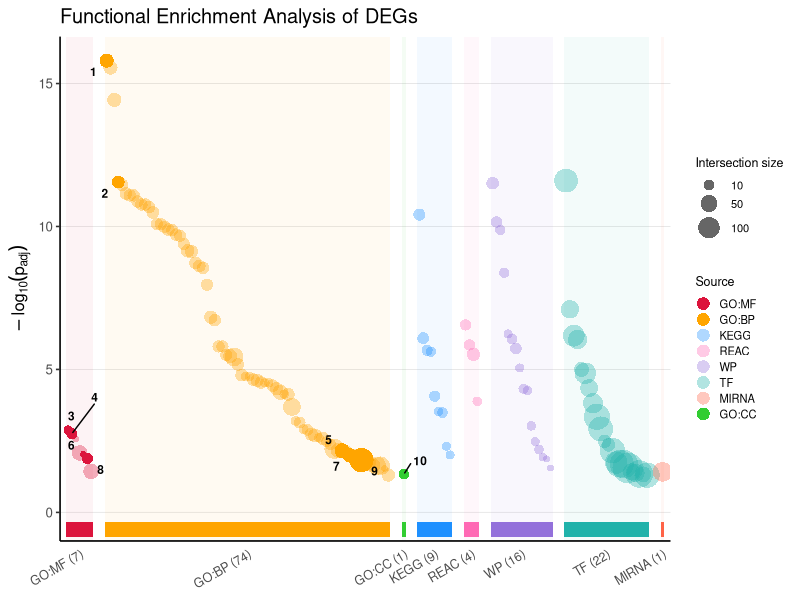
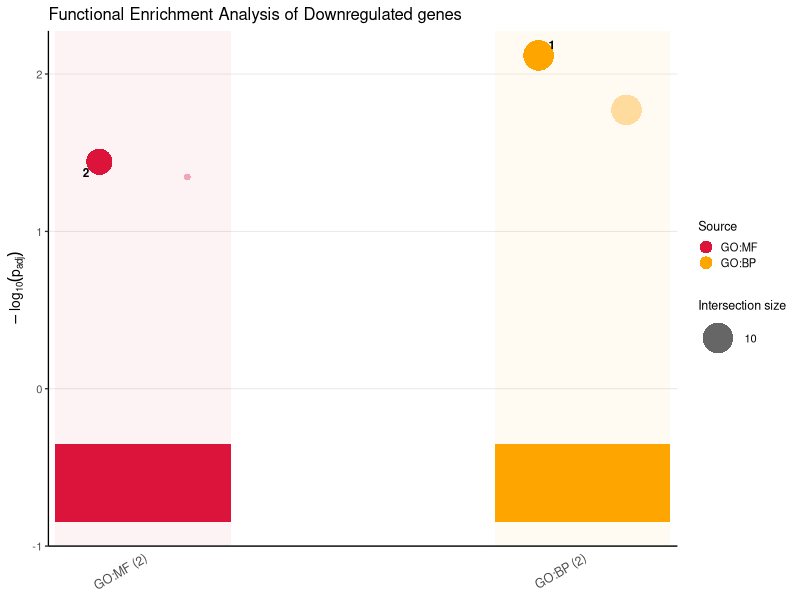
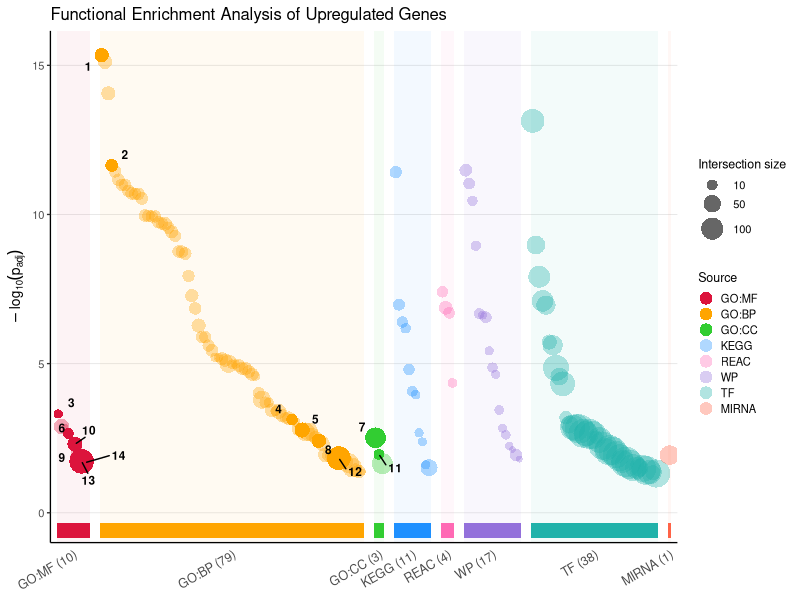

R code for these plots, in order:
## ---- chunk 1
library(tidyverse)
library(ggplot2)
library(ggrepel)

# Load data
gprofdf <- read.csv('gProfiler_hsapiens_3-6-2026_10-04-03 PM__intersections.csv')

# Source order & colors (matching g:Profiler style)
source_colors <- c(
  "GO:MF"  = "#DC143C",
  "GO:BP"  = "#FFA500",
  "GO:CC"  = "#32CD32",
  "KEGG"   = "#1E90FF",
  "REAC"   = "#FF69B4",
  "WP"     = "#9370DB",
  "TF"     = "#20B2AA",
  "MIRNA"  = "#FF6347",
  "HPA"    = "#4682B4",
  "CORUM"  = "#8B4513",
  "HP"     = "#2E8B57"
)

source_order <- c("GO:MF", "GO:BP", "GO:CC", "KEGG", "REAC", "WP",
                  "TF", "MIRNA", "HPA", "CORUM", "HP")

# Prep data
gprofdf <- gprofdf %>%
  filter(source %in% names(source_colors), adjusted_p_value > 0) %>%
  mutate(source = factor(source, levels = source_order)) %>%
  arrange(source) %>%
  group_by(source) %>%
  mutate(x_within = row_number()) %>%
  ungroup()

# Compute per-source offsets with gaps between sources
source_sizes <- gprofdf %>%
  group_by(source) %>%
  summarise(n = n(), .groups = "drop") %>%
  arrange(match(source, source_order)) %>%
  mutate(offset = cumsum(lag(n, default = 0)) + (as.integer(factor(source, levels = source_order)) - 1) * 3)

gprofdf <- gprofdf %>%
  left_join(source_sizes, by = "source") %>%
  mutate(x_pos = offset + x_within)

# ---- Use g:Profiler highlighted terms instead of top30 ----
top_labeled <- gprofdf %>%
  filter(highlighted == "true") %>%
  arrange(adjusted_p_value) %>%
  mutate(label_id = row_number())

gprofdf <- gprofdf %>%
  left_join(top_labeled %>% dplyr::select(term_id, label_id), by = "term_id")

# Source midpoints for x-axis
source_mids <- gprofdf %>%
  group_by(source) %>%
  summarise(mid  = mean(x_pos), xmin = min(x_pos) - 0.5, xmax = max(x_pos) + 0.5,
            count = n(), .groups = "drop") %>%
  mutate(source_label = paste0(source, " (", count, ")"))

g_plot <- ggplot(gprofdf, aes(x = x_pos, y = negative_log10_of_adjusted_p_value)) +
  # Background source color bands
  geom_rect(
    data = source_mids,
    aes(xmin = xmin, xmax = xmax, ymin = -Inf, ymax = Inf, fill = source),
    alpha = 0.05, inherit.aes = FALSE
  ) +
  # All points (low alpha for non-highlighted)
  geom_point(
    data = gprofdf %>% filter(is.na(label_id)),
    aes(color = source, size = intersection_size),
    alpha = 0.35, shape = 16
  ) +
  # Highlighted points (full opacity)
  geom_point(
    data = gprofdf %>% filter(!is.na(label_id)),
    aes(color = source, size = intersection_size),
    alpha = 1, shape = 16
  ) +
  # Numeric labels — black, outside aes()
  geom_text_repel(
    data = gprofdf %>% filter(!is.na(label_id)),
    aes(label = label_id),
    color        = "black",
    size         = 3,
    fontface     = "bold",
    box.padding  = 0.4,
    max.overlaps = 50,
    show.legend  = FALSE
  ) +
  # Color bar at bottom mimicking g:Profiler
  geom_tile(
    data = source_mids,
    aes(x = mid, y = -0.6, fill = source,
        width = xmax - xmin, height = 0.5),
    inherit.aes = FALSE
  ) +
  # X-axis source labels
  scale_x_continuous(
    breaks = source_mids$mid,
    labels = source_mids$source_label,
    expand = c(0.01, 0.01)
  ) +
  scale_y_continuous(
    name   = expression(-log[10](p[adj])),
    limits = c(-1, NA),
    expand = expansion(mult = c(0, 0.05))
  ) +
  scale_color_manual(values = source_colors, name = "Source") +
  scale_fill_manual(values  = source_colors, guide = "none") +
  scale_size_continuous(name = "Intersection size", range = c(2, 10),
                        breaks = c(10, 50, 100)) +
  guides(
    color = guide_legend(override.aes = list(size = 4)),
    size  = guide_legend(override.aes = list(color = "grey40"))
  ) +
  labs(
    title = "Functional Enrichment Analysis of DEGs"
  ) +
  theme_classic(base_size = 12) +
  theme(
    axis.title.x       = element_blank(),
    axis.text.x        = element_text(angle = 30, hjust = 1, size = 9),
    axis.ticks.x       = element_blank(),
    panel.grid.major.y = element_line(color = "grey90", linewidth = 0.3),
    legend.position    = "right",
    legend.key.size    = unit(0.4, "cm"),
    legend.text        = element_text(size = 8),
    legend.title       = element_text(size = 9)
  )

print(g_plot)

# Print highlighted terms table
top_labeled %>%
  dplyr::select(label_id, source, term_id, term_name, adjusted_p_value, intersection_size) %>%
  arrange(label_id) %>%
  print(n = 10)

## ---- chunk 2
library(tidyverse)
library(ggplot2)
library(ggrepel)

# Load data
gprofdf <- read.csv('gProfiler_hsapiens_3-7-2026_11-47-12 AM__intersections.csv')

# Source order & colors (matching g:Profiler style)
source_colors <- c(
  "GO:MF"  = "#DC143C",
  "GO:BP"  = "#FFA500",
  "GO:CC"  = "#32CD32",
  "KEGG"   = "#1E90FF",
  "REAC"   = "#FF69B4",
  "WP"     = "#9370DB",
  "TF"     = "#20B2AA",
  "MIRNA"  = "#FF6347",
  "HPA"    = "#4682B4",
  "CORUM"  = "#8B4513",
  "HP"     = "#2E8B57"
)

source_order <- c("GO:MF", "GO:BP", "GO:CC", "KEGG", "REAC", "WP",
                  "TF", "MIRNA", "HPA", "CORUM", "HP")

# Prep data
gprofdf <- gprofdf %>%
  filter(source %in% names(source_colors), adjusted_p_value > 0) %>%
  mutate(source = factor(source, levels = source_order)) %>%
  arrange(source) %>%
  group_by(source) %>%
  mutate(x_within = row_number()) %>%
  ungroup()

# Compute per-source offsets with gaps between sources
source_sizes <- gprofdf %>%
  group_by(source) %>%
  summarise(n = n(), .groups = "drop") %>%
  arrange(match(source, source_order)) %>%
  mutate(offset = cumsum(lag(n, default = 0)) + (as.integer(factor(source, levels = source_order)) - 1) * 3)

gprofdf <- gprofdf %>%
  left_join(source_sizes, by = "source") %>%
  mutate(x_pos = offset + x_within)

# ---- Use g:Profiler highlighted terms instead of top30 ----
top_labeled <- gprofdf %>%
  filter(highlighted == "true") %>%
  arrange(adjusted_p_value) %>%
  mutate(label_id = row_number())

gprofdf <- gprofdf %>%
  left_join(top_labeled %>% dplyr::select(term_id, label_id), by = "term_id")

# Source midpoints for x-axis
source_mids <- gprofdf %>%
  group_by(source) %>%
  summarise(mid  = mean(x_pos), xmin = min(x_pos) - 0.5, xmax = max(x_pos) + 0.5,
            count = n(), .groups = "drop") %>%
  mutate(source_label = paste0(source, " (", count, ")"))

g_plot <- ggplot(gprofdf, aes(x = x_pos, y = negative_log10_of_adjusted_p_value)) +
  # Background source color bands
  geom_rect(
    data = source_mids,
    aes(xmin = xmin, xmax = xmax, ymin = -Inf, ymax = Inf, fill = source),
    alpha = 0.05, inherit.aes = FALSE
  ) +
  # All points (low alpha for non-highlighted)
  geom_point(
    data = gprofdf %>% filter(is.na(label_id)),
    aes(color = source, size = intersection_size),
    alpha = 0.35, shape = 16
  ) +
  # Highlighted points (full opacity)
  geom_point(
    data = gprofdf %>% filter(!is.na(label_id)),
    aes(color = source, size = intersection_size),
    alpha = 1, shape = 16
  ) +
  # Numeric labels — black, outside aes()
  geom_text_repel(
    data = gprofdf %>% filter(!is.na(label_id)),
    aes(label = label_id),
    color        = "black",
    size         = 3,
    fontface     = "bold",
    box.padding  = 0.4,
    max.overlaps = 50,
    show.legend  = FALSE
  ) +
  # Color bar at bottom mimicking g:Profiler
  geom_tile(
    data = source_mids,
    aes(x = mid, y = -0.6, fill = source,
        width = xmax - xmin, height = 0.5),
    inherit.aes = FALSE
  ) +
  # X-axis source labels
  scale_x_continuous(
    breaks = source_mids$mid,
    labels = source_mids$source_label,
    expand = c(0.01, 0.01)
  ) +
  scale_y_continuous(
    name   = expression(-log[10](p[adj])),
    limits = c(-1, NA),
    expand = expansion(mult = c(0, 0.05))
  ) +
  scale_color_manual(values = source_colors, name = "Source") +
  scale_fill_manual(values  = source_colors, guide = "none") +
  scale_size_continuous(name = "Intersection size", range = c(2, 10),
                        breaks = c(10, 50, 100)) +
  guides(
    color = guide_legend(override.aes = list(size = 4)),
    size  = guide_legend(override.aes = list(color = "grey40"))
  ) +
  labs(
    title = "Functional Enrichment Analysis of Downregulated genes"
  ) +
  theme_classic(base_size = 10) +
  theme(
    axis.title.x       = element_blank(),
    axis.text.x        = element_text(angle = 30, hjust = 1, size = 9),
    axis.ticks.x       = element_blank(),
    panel.grid.major.y = element_line(color = "grey90", linewidth = 0.3),
    legend.position    = "right",
    legend.key.size    = unit(0.4, "cm"),
    legend.text        = element_text(size = 8),
    legend.title       = element_text(size = 9)
  )

print(g_plot)

# Print highlighted terms table
top_labeled %>%
  dplyr::select(label_id, source, term_id, term_name, adjusted_p_value, intersection_size) %>%
  arrange(label_id) %>%
  print(n = 2)

## ---- chunk 3
if (!requireNamespace("tidyverse", quietly = TRUE)) {
  install.packages("tidyverse")
}
library(tidyverse)
library(ggplot2)
library(ggrepel)

# Load data
gprofdf <- read.csv('gProfiler_hsapiens_3-7-2026_12-49-11 PM__intersections.csv')

# Source order & colors (matching g:Profiler style)
source_colors <- c(
  "GO:MF"  = "#DC143C",
  "GO:BP"  = "#FFA500",
  "GO:CC"  = "#32CD32",
  "KEGG"   = "#1E90FF",
  "REAC"   = "#FF69B4",
  "WP"     = "#9370DB",
  "TF"     = "#20B2AA",
  "MIRNA"  = "#FF6347",
  "HPA"    = "#4682B4",
  "CORUM"  = "#8B4513",
  "HP"     = "#2E8B57"
)

source_order <- c("GO:MF", "GO:BP", "GO:CC", "KEGG", "REAC", "WP",
                  "TF", "MIRNA", "HPA", "CORUM", "HP")

# Prep data
gprofdf <- gprofdf %>%
  filter(source %in% names(source_colors), adjusted_p_value > 0) %>%
  mutate(source = factor(source, levels = source_order)) %>%
  arrange(source) %>%
  group_by(source) %>%
  mutate(x_within = row_number()) %>%
  ungroup()

# Compute per-source offsets with gaps between sources
source_sizes <- gprofdf %>%
  group_by(source) %>%
  summarise(n = n(), .groups = "drop") %>%
  arrange(match(source, source_order)) %>%
  mutate(offset = cumsum(lag(n, default = 0)) + (as.integer(factor(source, levels = source_order)) - 1) * 3)

gprofdf <- gprofdf %>%
  left_join(source_sizes, by = "source") %>%
  mutate(x_pos = offset + x_within)

# ---- Use g:Profiler highlighted terms instead of top30 ----
top_labeled <- gprofdf %>%
  filter(highlighted == "true") %>%
  arrange(adjusted_p_value) %>%
  mutate(label_id = row_number())

gprofdf <- gprofdf %>%
  left_join(top_labeled %>% dplyr::select(term_id, label_id), by = "term_id")

# Source midpoints for x-axis
source_mids <- gprofdf %>%
  group_by(source) %>%
  summarise(mid  = mean(x_pos), xmin = min(x_pos) - 0.5, xmax = max(x_pos) + 0.5,
            count = n(), .groups = "drop") %>%
  mutate(source_label = paste0(source, " (", count, ")"))

g_plot <- ggplot(gprofdf, aes(x = x_pos, y = negative_log10_of_adjusted_p_value)) +
  # Background source color bands
  geom_rect(
    data = source_mids,
    aes(xmin = xmin, xmax = xmax, ymin = -Inf, ymax = Inf, fill = source),
    alpha = 0.05, inherit.aes = FALSE
  ) +
  # All points (low alpha for non-highlighted)
  geom_point(
    data = gprofdf %>% filter(is.na(label_id)),
    aes(color = source, size = intersection_size),
    alpha = 0.35, shape = 16
  ) +
  # Highlighted points (full opacity)
  geom_point(
    data = gprofdf %>% filter(!is.na(label_id)),
    aes(color = source, size = intersection_size),
    alpha = 1, shape = 16
  ) +
  # Numeric labels — black, outside aes()
  geom_text_repel(
    data = gprofdf %>% filter(!is.na(label_id)),
    aes(label = label_id),
    color        = "black",
    size         = 3,
    fontface     = "bold",
    box.padding  = 0.4,
    max.overlaps = 50,
    show.legend  = FALSE
  ) +
  # Color bar at bottom mimicking g:Profiler
  geom_tile(
    data = source_mids,
    aes(x = mid, y = -0.6, fill = source,
        width = xmax - xmin, height = 0.5),
    inherit.aes = FALSE
  ) +
  # X-axis source labels
  scale_x_continuous(
    breaks = source_mids$mid,
    labels = source_mids$source_label,
    expand = c(0.01, 0.01)
  ) +
  scale_y_continuous(
    name   = expression(-log[10](p[adj])),
    limits = c(-1, NA),
    expand = expansion(mult = c(0, 0.05))
  ) +
  scale_color_manual(values = source_colors, name = "Source") +
  scale_fill_manual(values  = source_colors, guide = "none") +
  scale_size_continuous(name = "Intersection size", range = c(2, 10),
                        breaks = c(10, 50, 100)) +
  guides(
    color = guide_legend(override.aes = list(size = 4)),
    size  = guide_legend(override.aes = list(color = "grey40"))
  ) +
  labs(
    title = "Functional Enrichment Analysis of Upregulated Genes"
  ) +
  theme_classic(base_size = 10) +
  theme(
    axis.title.x       = element_blank(),
    axis.text.x        = element_text(angle = 30, hjust = 1, size = 9),
    axis.ticks.x       = element_blank(),
    panel.grid.major.y = element_line(color = "grey90", linewidth = 0.3),
    legend.position    = "right",
    legend.key.size    = unit(0.4, "cm"),
    legend.text        = element_text(size = 8),
    legend.title       = element_text(size = 9)
  )

print(g_plot)

# Print highlighted terms table
top_labeled %>%
  dplyr::select(label_id, source, term_id, term_name, adjusted_p_value, intersection_size) %>%
  arrange(label_id) %>%
  print(n = 14)

## ---- chunk 4
